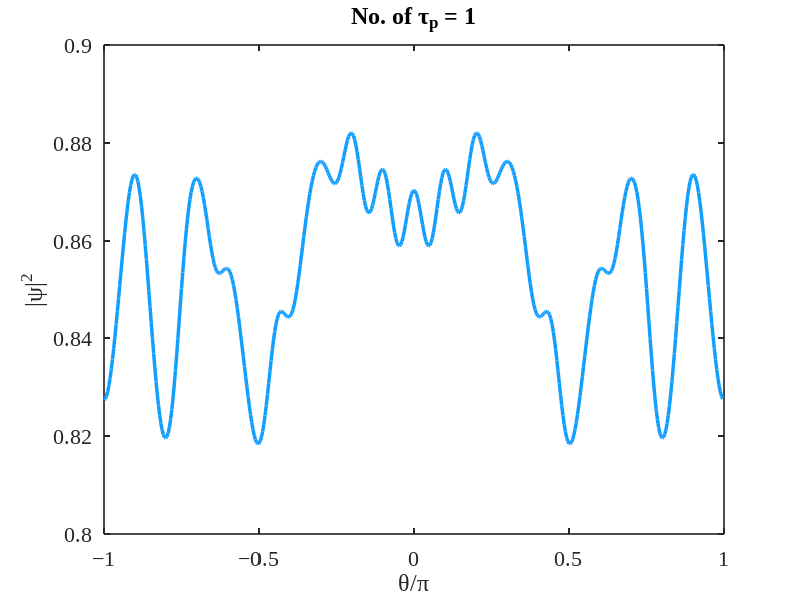

This chart was generated by the following MATLAB code: (Note: this script raises an error after producing the figure.)
% LLE time evolution including phase modulation
% This version uses a Gaussian initial condition to form the soliton in the
% cavity. It is used to show that with phase-modulation, we can get similar
% soliton without the initial condition.
% -----------------------------+
% Raonaqul Islam, UMBC         |
% Date started: March 19, 2025 |
% Last updated: April 18, 2025 |
% -----------------------------+

clear
clc
close all

% ************
% Parameters
% ************
% Parameters captured from:
% Taheri et al., IEEE Photon. J. 7 (2015) - https://dx.doi.org/10.1109/JPHOT.2015.2416121

alpha   = 2;                              % Detuning
beta    = -0.1549;                        % Dispersion, beta2 only in this case
F       = 1.4103;                         % Pump amplitude
gamma   = 1;                              % Normalized nonlinear coefficient
deltaM  = 0.65;                           % Phase modulation

% ******************************
% Spatial domain discretization
% ******************************
N       = 512;                            % No. of points on axis
naxis   = (-N/2:N/2-1).';                 % General axis
dtheta  = 2*pi/N;                         % Spatial step-size
theta   = naxis*dtheta;                   % Spatial (Azimuthal) domain
dmu     = 1;                              % Mode number domain step-size
mu      = fftshift(dmu*naxis);            % Mode number domain

% ****************************
% Power and dispersion tuning
% ****************************
% F_tilde = fft(F*exp(1i*deltaM*sin(theta))); % Fourier transform of power 
                                            % including the modulation term
F_tilde = fft(F*ones(1,N)).';

% ***************************                                            
% Time domain discretization
% ***************************
dt      = 1e-4;                           % Temporal step size
N_tau_p = 200;                            % No. of photon lifetimes
N_steps = N_tau_p/dt;                     % No. of steps

% Generate figure to plot on
figure('Units','inches','Position',[2 2 8 4]); 

% ****************
% Time evolution 
% ****************

% Initial condition
psi_0 = 0.4 + 0.2*exp(-theta.^2/(2*0.1^2)); % Gaussian initial condition
                                              % (light inside cavity)

% Using small perturbation
% load prev_sol.mat
% psi_0 = psi_out + 0.8*exp(-(theta-pi/4).^2./(2*0.1^2));

for ix = 1:N_steps  
    
    % Nonlinear part (half-step)        
    psi_nl      = psi_0.*exp(1i.*(gamma*abs(psi_0).^2.*dt/2));

    % Linear part (full-step)
    psi_0_tilde = fft(psi_nl);    
    A_tilde     = -(1+1i*alpha)+1i.*beta.*(mu).^2;      
    psi_l_tilde = (psi_0_tilde+F_tilde./A_tilde).*exp(A_tilde*dt)-F_tilde./A_tilde;
    psi_l       = ifft(psi_l_tilde);
    
    % Nonlinear part (half-step)
    psi_0       = psi_l;
    psi_nl2     = psi_0.*exp(1i.*(gamma*abs(psi_0).^2.*dt/2));
    psi_0       = psi_nl2; 

    % Output after one-step
    psi_out     = psi_nl2;
    
    % Plot solution for every photon lifetime (1/dt)
    if rem(ix,1/dt) == 0
        % transparency = ix/(2*N_steps);
        % plot(theta/pi,abs(psi_out).^2,'LineWidth',2.5,'Color',[0.07 0.62 1 transparency])
        plot(theta/pi,abs(psi_out).^2,'LineWidth',2.5,'Color',[0.07 0.62 1]);
        xlabel('\theta/\pi')
        ylabel('|\psi|^2')
        title(['No. of \tau_{p} = ' num2str(ix*dt)])
        xlim([-1 1]);
        set(gca,'FontSize',16,'FontName','Times New Roman','LineWidth',1.2)  
        xticklabels(strrep(xticklabels,'-','−'))
        xline(0.5,'LineWidth',2,'Color','k','LineStyle','--')
        grid on
        box off
        % hold on
        drawnow
    end

end

% ************************************
% Plot soliton in mode number domain
% ************************************
% Prepare the solution
psi_fft  = abs(fftshift(fft(psi_out))).^2;  % Obtain fourier transform of the solution
psi_norm = psi_fft/max(psi_fft);            % Normalize the output
psi_db   = 10*log10(psi_norm);              % Calculate normalized output power in dB

% Plot in stem
figure('Units','inches','Position',[2 2 15 4]);
% plot(fftshift(mu),psi_db,'LineWidth',3,'Color','Blue');
soliton = stem(fftshift(mu),psi_db,'LineWidth',2,'Marker','None','Color','Red');
soliton.BaseValue = -400; % Turn the plot upside down
xlabel('Relative mode number, \mu')
ylabel('Power (dB)')
set(gca,'FontSize',16,'FontName','Times New Roman','LineWidth',1.2)  
xticklabels(strrep(xticklabels,'-','−'))
yticklabels(strrep(yticklabels,'-','−'))
xlim([-100 100])
ylim([-300 0])
% xticks([-100 -50 0 50 100])
% xticklabels('-100','-50','0','50','100')
grid on
% hold on
% load cold_cavity.mat
